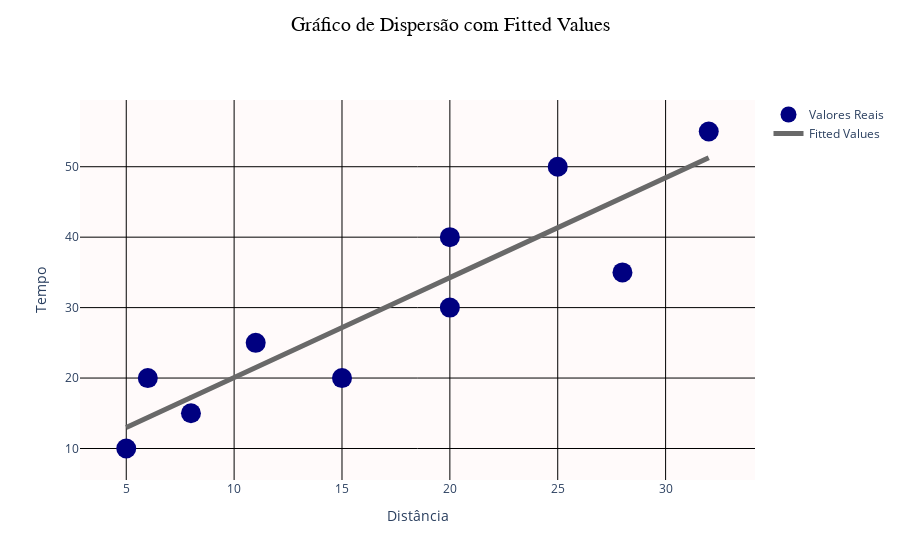

Source (notebook cell):
### Markdown cell above
O método para estimação dos parâmetros do modelo deve atender a 2 requisitos fundamentais:

    -   Soma dos erros = 0;
    -   Soma dos erros elevados ao quadrado deve ser a minima;
    -   Variável dependente Y deve ser quantitativa.

A isso dá-se o nome de Mínimos Quadrados Ajustados (MQO), ou Ordinary Least Squares (OLS)

### Code cell
# Gráfico de dispersão

# Dados do gráfico
x = df_tempodist['distancia']
y = df_tempodist['tempo']

# Definição da regressão linear
slope, intercept = np.polyfit(x, y, 1)
y_trend = slope * x + intercept

fig = go.Figure()

# Inserção dos pontos (valores reais)
fig.add_trace(go.Scatter(
    x=x,
    y=y,
    mode='markers',
    marker=dict(color='navy', size=20), name='Valores Reais')
    )

# Inserção da reta (fitted values)
fig.add_trace(go.Scatter(
    x=x,
    y=y_trend,
    mode='lines',
    line=dict(color='dimgray', width=5), name='Fitted Values')
    )

# Configurações de layout
fig.update_layout(
    xaxis_title='Distância',
    yaxis_title='Tempo',
    title={
        'text': 'Gráfico de Dispersão com Fitted Values',
        'font': {'size': 20, 'color': 'black', 'family': 'Arial'},
        'x': 0.5,
        'y': 0.97,
        'xanchor': 'center',
        'yanchor': 'top'
    },
    plot_bgcolor='snow',
    xaxis=dict(gridcolor='black'),
    yaxis=dict(gridcolor='black'),
    showlegend=True
)

fig.show()

### Figure 1 — Plotly figure (JSON) as saved in the notebook; plotly's stock layout.template omitted (floating-point values rounded to 4 significant figures)
{"data": [{"marker": {"color": "navy", "size": 20}, "mode": "markers", "name": "Valores Reais", "type": "scatter", "x": [8, 6, 15, 20, 25, 11, 5, 32, 28, 20], "y": [15, 20, 20, 40, 50, 25, 10, 55, 35, 30]}, {"line": {"color": "dimgray", "width": 5}, "mode": "lines", "name": "Fitted Values", "type": "scatter", "x": [8, 6, 15, 20, 25, 11, 5, 32, 28, 20], "y": [17.23, 14.39, 27.16, 34.26, 41.35, 21.49, 12.97, 51.28, 45.61, 34.26]}], "layout": {"plot_bgcolor": "snow", "showlegend": true, "title": {"font": {"color": "black", "family": "Arial", "size": 20}, "text": "Gráfico de Dispersão com Fitted Values", "x": 0.5, "xanchor": "center", "y": 0.97, "yanchor": "top"}, "xaxis": {"gridcolor": "black", "title": {"text": "Distância"}}, "yaxis": {"gridcolor": "black", "title": {"text": "Tempo"}}}}
